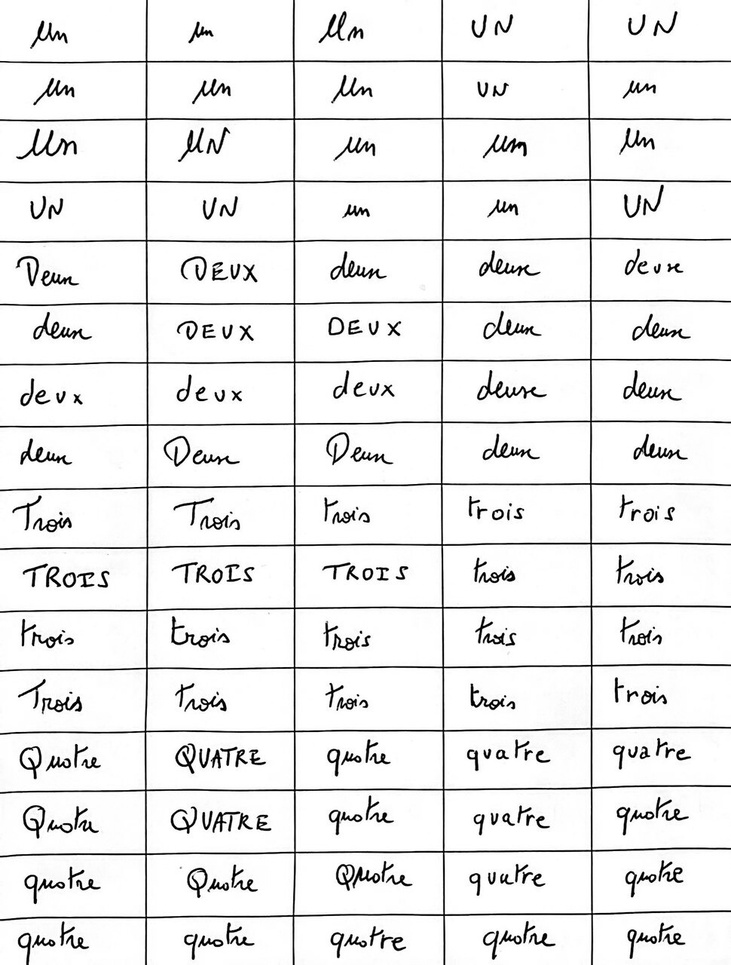
#> input picture Assets/Chiffres_1.jpg, 731 x 965 px, shrunk from 970 x 1280 before the run
$ python 'Create Word Mappings.py'
#> lines starting #> are read from the running program, lines starting #| are printed output that depends on the picture
from PIL import Image
import os

# Function to get the starting index based on the number of lines in the text file
def get_start_index(text_file_path):
    if os.path.exists(text_file_path):
        with open(text_file_path, 'r') as f:
            lines = f.readlines()
        return len(lines)
    else:
        return 0

# Function to process an image and append results to a text file
def process_image(image_path, target_dir, text_file_path, labels_list):
#> called with image_path = 'Assets/Chiffres_1.jpg', target_dir = 'ProcessedImages', text_file_path = 'chiffres.txt'
    image = Image.open(image_path)
#> image is the input picture: PIL image 731x965 RGB; min 0, max 255, mean 235.9

    if not os.path.exists(target_dir):
        os.makedirs(target_dir)  # Create the directory if it doesn't exist

    # List of string labels
    chiffres = labels_list

    # Determine the starting index
    start_index = get_start_index(text_file_path)

    # Open the text file for appending
    with open(text_file_path, 'a') as f:
        for i in range(80):
            padding_right = 10
            padding_left = 25
            padding_top = 15
            padding_bottom = 15
            left = (i % 5) * 190 + padding_left
            right = (i % 5) * 190 + 190 - padding_right
            top = (i // 5) * 80 + padding_top
            bottom = (i // 5) * 80 + 80 - padding_bottom
            cropped_image = image.crop((left, top, right, bottom))
            label = chiffres[i // 5]  # The label is determined by the row number
            if label == "":
                continue
            image_file_name = f'{label}_{start_index + i}.png'
            save_path = os.path.join(target_dir, image_file_name)
            cropped_image.save(save_path)

            # Write the image name and corresponding label to the text file
            f.write(f'{image_file_name} {label}\n')
#> this loop made 80 passes
#> pass 1, in process_image, `cropped_image = image.crop((left, top, right, bottom))`:
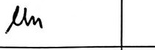
#> cropped_image: PIL image 155x50 RGB; min 0, max 255, mean 236.5
#> pass 2, in process_image, `cropped_image = image.crop((left, top, right, bottom))`:
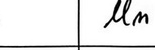
#> cropped_image: PIL image 155x50 RGB; min 0, max 255, mean 233.1
#> pass 3, in process_image, `cropped_image = image.crop((left, top, right, bottom))`:
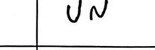
#> cropped_image: PIL image 155x50 RGB; min 0, max 255, mean 236.5
#> after the loop: cropped_image: PIL image 155x50 RGB; every value is 0

# Construct the path to the images
base_dir = os.path.dirname(os.path.dirname(os.path.abspath(__file__))) # Use os.path.abspath to handle paths correctly
image_paths = [
    os.path.join(base_dir, 'Assets', 'Chiffres_1.jpg'),
    os.path.join(base_dir, 'Assets', 'Chiffres_2.jpg'),
    os.path.join(base_dir, 'Assets', 'Chiffres_3.jpg'),
    os.path.join(base_dir, 'Assets', 'Chiffres_4.jpg'),
    os.path.join(base_dir, 'Assets', 'Chiffres_5.jpg'),
    os.path.join(base_dir, 'Assets', 'Chiffres_6.jpg'),
    os.path.join(base_dir, 'Assets', 'Chiffres_7.jpg'),
    os.path.join(base_dir, 'Assets', 'Chiffres_8.jpg'),
    os.path.join(base_dir, 'Assets', 'Chiffres_9.jpg')
]

labels_per_image = [
    ["un", "un", "un", "un", "deux", "deux", "deux", "deux", "trois", "trois", "trois", "trois", "quatre", "quatre", "quatre", "quatre"],
    ["cinq", "cinq", "cinq", "cinq", "six", "six", "six", "six", "sept", "sept", "sept", "sept", "huit", "huit", "huit", "huit"],
    ["neuf", "neuf", "neuf", "neuf", "dix", "dix", "dix", "dix", "onze", "onze", "onze", "onze", "douze", "douze", "douze", "douze"],
    ["treize", "treize", "treize", "treize", "quatorze", "quatorze", "quatorze", "quatorze", "quize", "quize", "quize", "quize", "seize", "seize", "seize", "seize"],
    ["vingt", "vingt", "vingt", "vingt", "trente", "trente", "trente", "trente", "quarante", "quarante", "quarante", "quarante", "cinquante", "cinquante", "cinquante", "cinquante"],
    ["soixante", "soixante", "soixante", "soixante", "cent", "cent", "cent", "cent", "cents", "cents", "cents", "cents", "mille", "mille", "mille", "mille"],
    ["milles", "milles", "milles", "milles", "million", "million", "million", "million", "millions", "millions", "millions", "millions", "milliard", "milliard", "milliard", "milliard"],
    ["milliards", "milliards", "milliards", "milliards", "et", "et", "et", "et", "-", "-", "-", "-", "virgule", "virgule", "virgule", "virgule"],
    ["dirhams", "dirhams", "dirhams", "dirhams", "MAD", "MAD", "MAD", "MAD", "", "", "", "", "", "", "", ""]
]


target_dir = os.path.join(base_dir, 'ProcessedImages')
text_file_path = os.path.join(base_dir, 'chiffres.txt')


# Process each image
#Pour que le process de l'image se fait correctement l image doit etre:
# 970 pixels de largeur
# 1280 pixels de longueur.

for i in range(len(image_paths)):
    process_image(image_paths[i], target_dir, text_file_path, labels_per_image[i])
#> pass 2 of the loop `for i in range(len(image_paths)):`:
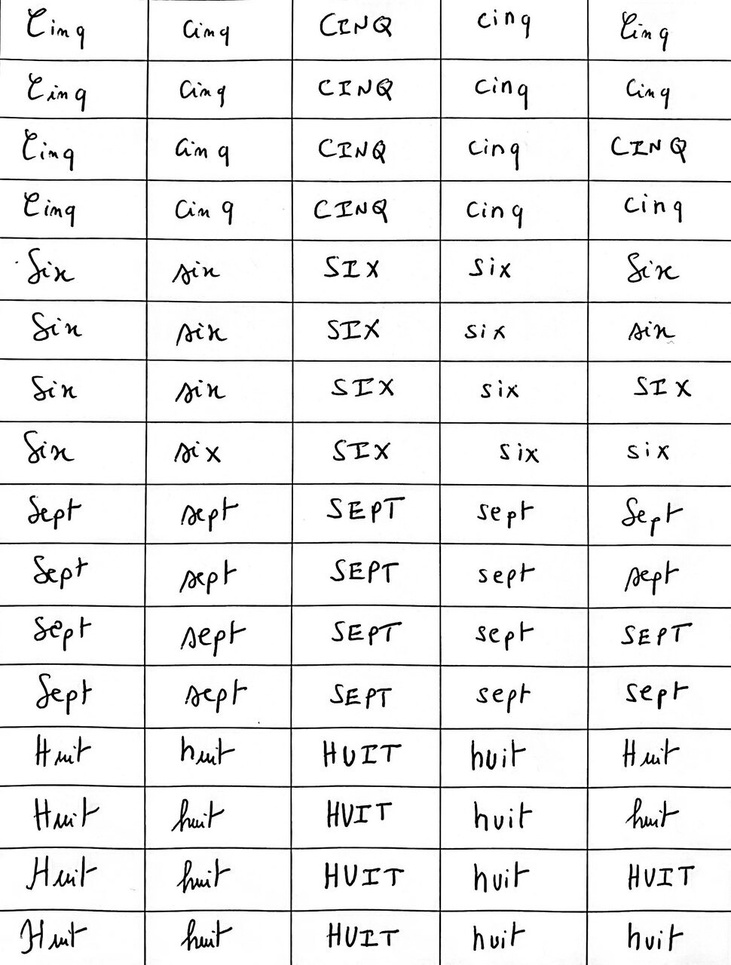
#> input picture Assets/Chiffres_2.jpg, 731 x 965 px, shrunk from 970 x 1280 before the run
#> in process_image, image is the input picture: PIL image 731x965 RGB; min 0, max 255, mean 237.2
#> the loop in process_image (call 2), `for i in range(80):` made 80 passes
#> pass 1, in process_image (call 2), `cropped_image = image.crop((left, top, right, bottom))`:
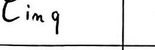
#> cropped_image: PIL image 155x50 RGB; min 0, max 255, mean 235.7
#> pass 3, in process_image (call 2), `cropped_image = image.crop((left, top, right, bottom))`:
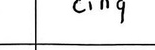
#> cropped_image: PIL image 155x50 RGB; min 0, max 255, mean 237.7
#> pass 3 of the loop `for i in range(len(image_paths)):`:
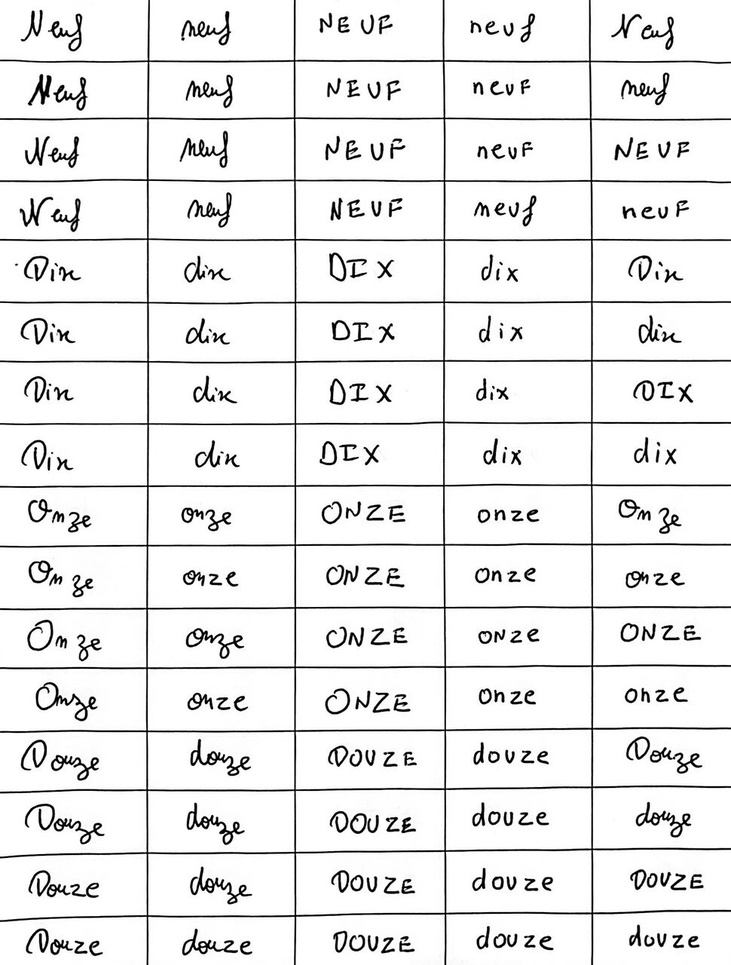
#> input picture Assets/Chiffres_3.jpg, 731 x 965 px, shrunk from 970 x 1280 before the run
#> in process_image, image is the input picture: PIL image 731x965 RGB; min 0, max 255, mean 234.5
#> the loop in process_image (call 3), `for i in range(80):` made 80 passes
#> pass 1, in process_image (call 3), `cropped_image = image.crop((left, top, right, bottom))`:
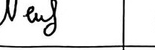
#> cropped_image: PIL image 155x50 RGB; min 0, max 255, mean 229.2
#> pass 3, in process_image (call 3), `cropped_image = image.crop((left, top, right, bottom))`:
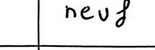
#> cropped_image: PIL image 155x50 RGB; min 0, max 255, mean 232.4
#> (the run stopped early here; a loop or call above may not have finished)
